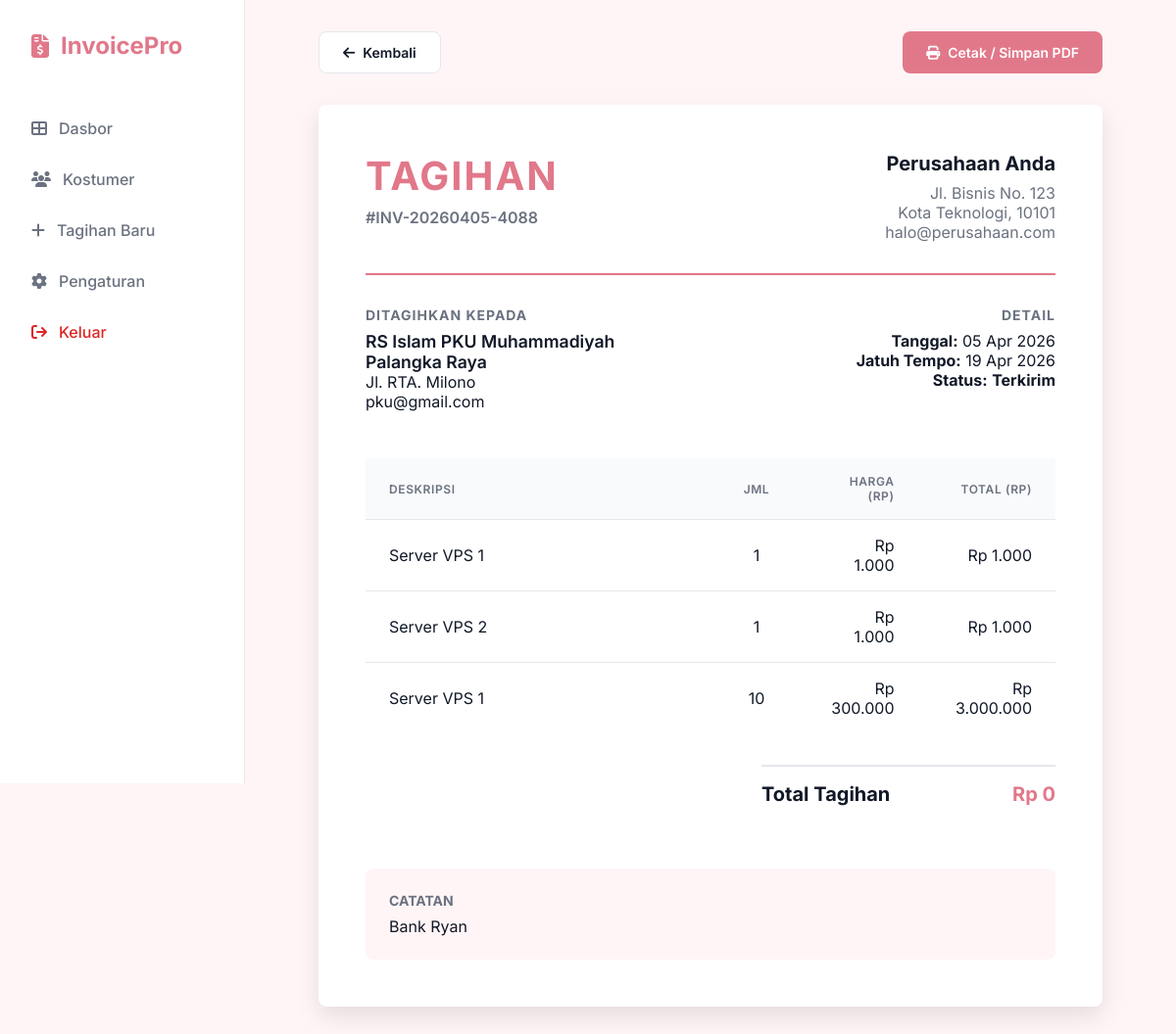
The page /view.php?id=862d65f64f65cf3359a338e9a4513687 (signed in) on the database its author committed.
### tables this page shows
CREATE TABLE `invoices` (
  `id` int(11) NOT NULL,
  `hash_id` varchar(32) DEFAULT NULL,
  `user_id` int(11) DEFAULT NULL,
  `invoice_number` varchar(50) NOT NULL,
  `client_name` varchar(100) NOT NULL,
  `client_email` varchar(100) DEFAULT NULL,
  `client_address` text DEFAULT NULL,
  `issue_date` date DEFAULT NULL,
  `due_date` date DEFAULT NULL,
  `status` enum('Draft','Terkirim','Lunas','Jatuh Tempo') DEFAULT 'Draft',
  `notes` text DEFAULT NULL,
  `total_amount` decimal(10,2) DEFAULT 0.00,
  `created_at` timestamp NOT NULL DEFAULT current_timestamp()
);

CREATE TABLE `user_settings` (
  `user_id` int(11) NOT NULL,
  `company_name` varchar(255) DEFAULT 'Perusahaan Anda',
  `company_address1` varchar(255) DEFAULT 'Jl. Bisnis No. 123',
  `company_address2` varchar(255) DEFAULT 'Kota Teknologi, 10101',
  `company_email` varchar(100) DEFAULT 'halo@perusahaan.com',
  `theme` varchar(50) DEFAULT 'theme-default'
);

CREATE TABLE `invoice_items` (
  `id` int(11) NOT NULL,
  `invoice_id` int(11) NOT NULL,
  `description` varchar(255) NOT NULL,
  `quantity` int(11) NOT NULL DEFAULT 1,
  `unit_price` decimal(10,2) NOT NULL DEFAULT 0.00,
  `total` decimal(10,2) NOT NULL DEFAULT 0.00
);

### config/auth.php (called while the page is built, shortened)
<?php
global $conn;
if(isset($conn)) {
    $uid = $_SESSION['user_id'];
    $theme_q = $conn->query("SELECT theme FROM user_settings WHERE user_id = $uid");
    if($theme_q && $theme_q->num_rows > 0) {
        $tr = $theme_q->fetch_assoc();
        $global_theme = $tr['theme'];
    }
}
?>

### view.php (the view, shortened to what this page needs)
<?php
require_once 'config/db.php';
require_once 'config/auth.php';
$hash_id = $conn->real_escape_string($_GET['id']);
$user_id = $_SESSION['user_id'];
$sql = "SELECT * FROM invoices WHERE hash_id = '$hash_id' AND user_id = $user_id";
$result = $conn->query($sql);
$invoice = $result->fetch_assoc();
$id = $invoice['id'];
$sql_items = "SELECT * FROM invoice_items WHERE invoice_id = $id";
$items_result = $conn->query($sql_items);
$sql_settings = "SELECT * FROM user_settings WHERE user_id = $user_id";
$settings_result = $conn->query($sql_settings);
$settings = $settings_result->fetch_assoc() ?: [
    'company_name' => 'Your Company LLC',
    'company_address1' => '123 Business Road',
    'company_address2' => 'Tech City, TC 10101',
    'company_email' => 'hello@yourcompany.com'
];
?>
<!DOCTYPE html>
<html lang="en">
<head>
    <link rel="stylesheet" href="assets/css/style.css">
    <link rel="stylesheet" href="https://cdnjs.cloudflare.com/ajax/libs/font-awesome/6.4.0/css/all.min.css">
</head>
<body class="<?= htmlspecialchars($global_theme) ?>">
    <div class="sidebar">
        <div class="logo">
            <i class="fa-solid fa-file-invoice-dollar placeholder-icon"></i>
            <span>InvoicePro</span>
        </div>
        <nav>
            <a href="index.php"><i class="fa-solid fa-table-cells-large"></i> Dasbor</a>
            <a href="customers.php"><i class="fa-solid fa-users"></i> Kostumer</a>
            <a href="create.php"><i class="fa-solid fa-plus"></i> Tagihan Baru</a>
            <a href="settings.php"><i class="fa-solid fa-gear"></i> Pengaturan</a>
            <a href="logout.php" style="margin-top: auto; color: #DC2626;"><i class="fa-solid fa-arrow-right-from-bracket"></i> Keluar</a>
        </nav>
    </div>
    <main class="content">
        <div style="display:flex; justify-content:space-between; max-width:800px; margin: 0 auto 1rem;">
            <a href="index.php" class="btn btn-secondary back-btn"><i class="fa-solid fa-arrow-left"></i> Kembali</a>
            <button onclick="window.print()" class="btn btn-primary print-btn"><i class="fa-solid fa-print"></i> Cetak / Simpan PDF</button>
        </div>
        <div class="invoice-document">
            <div class="invoice-header">
                <div>
                    <h1 class="invoice-title">TAGIHAN</h1>
                    <p style="margin-top: 0.5rem; font-weight: 600; color: #6B7280;">#<?= htmlspecialchars($invoice['invoice_number']) ?></p>
                </div>
                <div class="company-details">
                    <div class="company-name"><?= htmlspecialchars($settings['company_name']) ?></div>
                    <p><?= htmlspecialchars($settings['company_address1']) ?></p>
                    <p><?= htmlspecialchars($settings['company_address2']) ?></p>
                    <p><?= htmlspecialchars($settings['company_email']) ?></p>
                </div>
            </div>
            <div class="billing-grid">
                <div class="billing-box">
                    <h3>Ditagihkan Kepada</h3>
                    <p style="font-weight: 600; font-size: 1.1rem;"><?= htmlspecialchars($invoice['client_name']) ?></p>
                    <p><?= htmlspecialchars($invoice['client_address']) ?></p>
                    <p><?= htmlspecialchars($invoice['client_email']) ?></p>
                </div>
                <div class="billing-box" style="text-align: right;">
                    <h3>Detail</h3>
                    <p><strong>Tanggal:</strong> <?= date('d M Y', strtotime($invoice['issue_date'])) ?></p>
                    <p><strong>Jatuh Tempo:</strong> <?= date('d M Y', strtotime($invoice['due_date'])) ?></p>
                    <p><strong>Status:</strong> <span style="font-weight:bold;"><?= htmlspecialchars($invoice['status']) ?></span></p>
                </div>
            </div>
            <table class="data-table" style="margin-bottom: 2rem;">
                <thead>
                    <tr>
                        <th style="width: 50%;">Deskripsi</th>
                        <th style="width: 15%; text-align: center;">Jml</th>
                        <th style="width: 15%; text-align: right;">Harga (Rp)</th>
                        <th style="width: 20%; text-align: right;">Total (Rp)</th>
                    </tr>
                </thead>
                <tbody>
                    <?php while($item = $items_result->fetch_assoc()): ?>
                    <tr>
                        <td><?= htmlspecialchars($item['description']) ?></td>
                        <td style="text-align: center;"><?= $item['quantity'] ?></td>
                        <td style="text-align: right;">Rp <?= number_format($item['unit_price'], 0, ',', '.') ?></td>
                        <td style="text-align: right;">Rp <?= number_format($item['total'], 0, ',', '.') ?></td>
                    </tr>
                    <?php endwhile; ?>
                </tbody>
            </table>
            <div style="display: flex; justify-content: flex-end; margin-bottom: 3rem;">
                <div style="width: 300px;">
                    <div style="display:flex; justify-content:space-between; padding: 1rem 0; font-size: 1.25rem; font-weight: 700; border-top: 2px solid var(--border);">
                        <span>Total Tagihan</span>
                        <span style="color: var(--primary);">Rp <?= number_format($invoice['total_amount'], 0, ',', '.') ?></span>
                    </div>
                </div>
            </div>
            <?php if(!empty($invoice['notes'])): ?>
            <div style="background: var(--background); padding: 1.5rem; border-radius: 0.5rem;">
                <h3 style="font-size: 0.875rem; color: var(--text-muted); margin-bottom: 0.5rem; text-transform:uppercase;">Catatan</h3>
                <p style="white-space: pre-line;"><?= htmlspecialchars($invoice['notes']) ?></p>
            </div>
            <?php endif; ?>
        </div>
    </main>
</body>
</html>

### assets/css/style.css (style rules this page uses)
:root { --primary: #4F46E5; --primary-hover: #4338CA; --secondary: #10B981; --background: #F3F4F6; --surface: #FFFFFF; --text-main: #111827; --text-muted: #6B7280; --border: #E5E7EB; --status-draft-bg: #F3F4F6; --status-draft-text: #374151; --status-sent-bg: #DBEAFE; --status-sent-text: #1D4ED8; --status-paid-bg: #D1FAE5; --status-paid-text: #047857; --status-overdue-bg: #FEE2E2; --status-overdue-text: #B91C1C; }
body.theme-rose { --primary: #E1788A; --primary-hover: #CE6577; --background: #FFF5F6; --surface: #FFFFFF; }
* { box-sizing: border-box; margin: 0; padding: 0; }
body { font-family: 'Inter', sans-serif; background-color: var(--background); color: var(--text-main); display: flex; min-height: 100vh; }
a { text-decoration: none; color: inherit; }
.sidebar { width: 250px; background-color: var(--surface); border-right: 1px solid var(--border); padding: 2rem 1rem; position: fixed; height: 100vh; left: 0; top: 0; }
.logo { font-size: 1.5rem; font-weight: 700; color: var(--primary); display: flex; align-items: center; gap: 0.75rem; margin-bottom: 3rem; padding: 0 1rem; }
.sidebar nav { display: flex; flex-direction: column; gap: 0.5rem; }
.sidebar nav a { display: flex; align-items: center; gap: 0.75rem; padding: 0.75rem 1rem; border-radius: 0.5rem; color: var(--text-muted); font-weight: 500; transition: all 0.2s ease; }
.content { flex: 1; margin-left: 250px; padding: 2rem 3rem; }
.btn { display: inline-flex; align-items: center; gap: 0.5rem; padding: 0.75rem 1.5rem; border-radius: 0.5rem; font-weight: 600; cursor: pointer; transition: background-color 0.2s ease, transform 0.1s ease; border: none; font-family: 'Inter', sans-serif; font-size: 0.875rem; }
.btn-primary { background-color: var(--primary); color: white; }
.btn-secondary { background-color: var(--surface); color: var(--text-main); border: 1px solid var(--border); }
.data-table { width: 100%; border-collapse: collapse; }
.data-table th, .data-table td { padding: 1rem 1.5rem; text-align: left; }
.data-table th { background-color: #F9FAFB; color: var(--text-muted); font-weight: 600; font-size: 0.75rem; text-transform: uppercase; letter-spacing: 0.05em; border-bottom: 1px solid var(--border); }
.data-table td { border-bottom: 1px solid var(--border); vertical-align: middle; }
.data-table tbody tr:last-child td { border-bottom: none; }

### view.php (style rules this page uses)
.invoice-document { background: #fff; max-width: 800px; margin: 2rem auto; border-radius: 0.5rem; box-shadow: 0 10px 25px rgba(0,0,0,0.1); padding: 3rem; }
.invoice-header { display: flex; justify-content: space-between; align-items: flex-start; border-bottom: 2px solid var(--primary); padding-bottom: 2rem; margin-bottom: 2rem; }
.invoice-title { font-size: 2.5rem; font-weight: 700; color: var(--primary); margin: 0; text-transform: uppercase; letter-spacing: 2px; }
.company-details { text-align: right; color: var(--text-muted); }
.company-name { font-size: 1.25rem; font-weight: 700; color: var(--text-main); margin-bottom: 0.5rem; }
.billing-grid { display: grid; grid-template-columns: 1fr 1fr; gap: 2rem; margin-bottom: 3rem; }
.billing-box h3 { font-size: 0.875rem; color: var(--text-muted); text-transform: uppercase; letter-spacing: 1px; margin-bottom: 0.5rem; }

### rows shown on the page
invoices: invoice_number "INV-20260405-4088", client_name "RS Islam PKU Muhammadiyah Palangka Raya", client_address "Jl. RTA. Milono", client_email "pku@gmail.com", issue_date "05 Apr 2026", due_date "19 Apr 2026", status "Terkirim", total_amount "0", notes "Bank Ryan"
user_settings: company_name "Perusahaan Anda", company_address1 "Jl. Bisnis No. 123", company_address2 "Kota Teknologi, 10101", company_email "halo@perusahaan.com"
invoice_items: description "Server VPS 1", quantity "1", unit_price "1.000", total "1.000"
invoice_items: description "Server VPS 2", quantity "1", unit_price "1.000", total "1.000"
invoice_items: description "Server VPS 1", quantity "10", unit_price "300.000", total "3.000.000"
